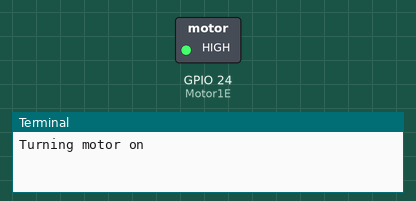
A program run on a simulated Raspberry Pi (BCM pin numbers). Parts: switched loads named in the program (green lamp = pin HIGH), the last lines printed to the terminal. At 30.0 s the program stops and its outputs stay as they are.

Above: at 0.1 s.
At 30.1 s:
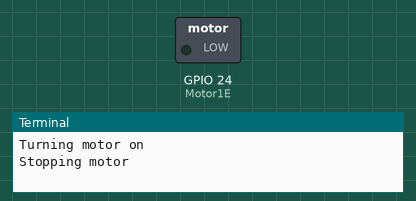
Timing chart, 0 to 31.5 s (numbered marks = the images above):
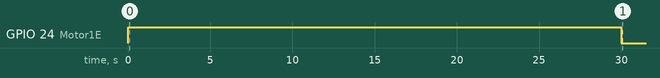

Measured:
- by itself, GPIO 24 (Motor1E): LOW → HIGH at 0.00 s, → LOW 30.0 s later

The program:

motor.py
```python
import RPi.GPIO as GPIO
from time import sleep


GPIO.setmode(GPIO.BCM)


# Motor1A = 16
# Motor1B = 18
Motor1E = 24

# GPIO.setup(Motor1A,GPIO.OUT)
# GPIO.setup(Motor1B,GPIO.OUT)
GPIO.setup(Motor1E,GPIO.OUT)

print "Turning motor on"
# GPIO.output(Motor1A,GPIO.HIGH)
# GPIO.output(Motor1B,GPIO.LOW)
GPIO.output(Motor1E,GPIO.HIGH)

sleep(30)

print "Stopping motor"
GPIO.output(Motor1E,GPIO.LOW)

GPIO.cleanup()
```
